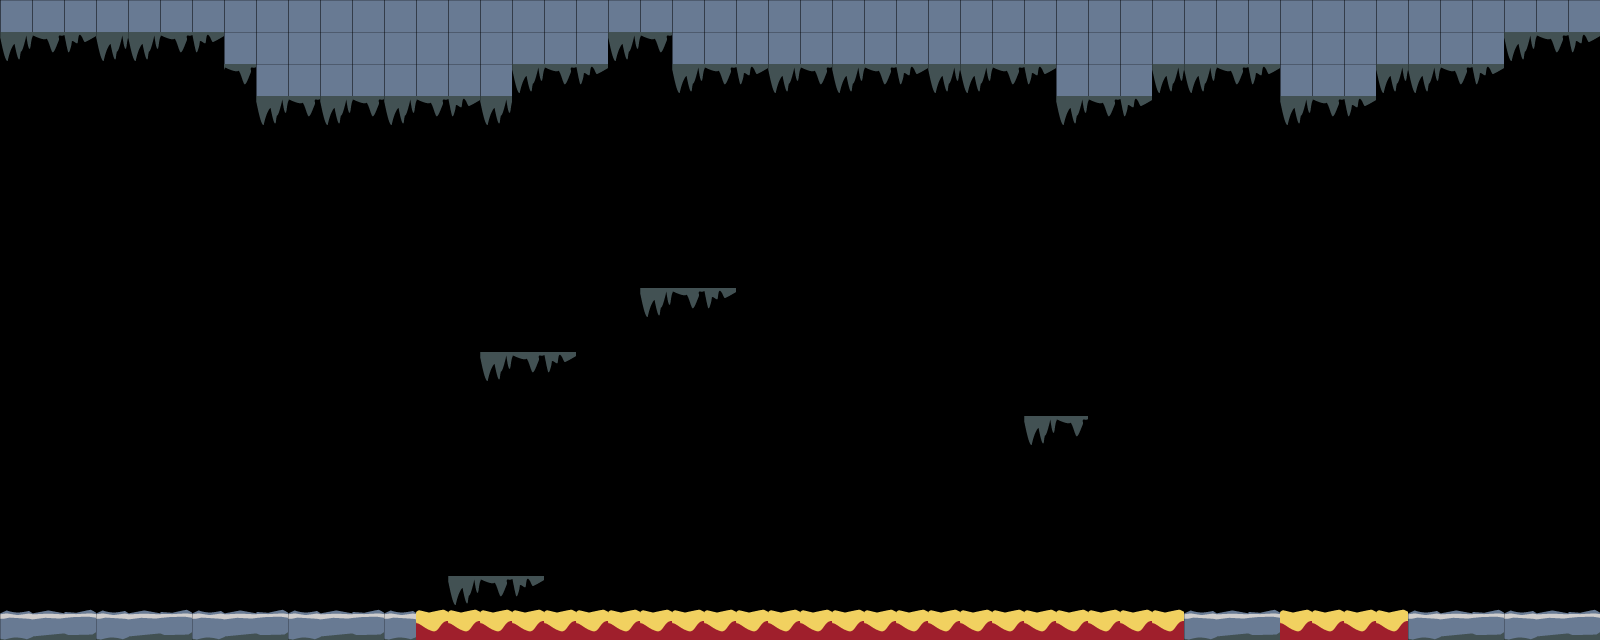

Rendered tile map (Tiled .tmx) drawn with the repository's tilesets; below, a short description and the map source with its tile grids summarised:
An orthogonal 50x20 tile map with 32x32 px tiles, 1 tile layer (background) and 23 objects (6x e_bat_lr, 4x platform, 2x e_rostro, e_hueco, mainPlayer, ...).

<map version="1.0" orientation="orthogonal" renderorder="right-down" width="50" height="20" tilewidth="32" tileheight="32" backgroundcolor="#000000" nextobjectid="148">
 <tileset firstgid="1" name="stage" tilewidth="32" tileheight="32">
  <image source="../img/map/tiles.png" width="640" height="224" />
  <tile id="6">
   <animation>
    <frame tileid="4" duration="300" />
    <frame tileid="5" duration="300" />
    <frame tileid="6" duration="300" />
   </animation>
  </tile>
 </tileset>
 <layer name="background" width="50" height="20">
  <data>[1000 cells, 213 non-empty, 8 distinct tile ids]</data>
 </layer>
 <objectgroup color="#ff0000" name="collision">
  <object id="69" type="platform" x="448.062" y="576.608" width="91.3333" height="30.6667" />
  <object id="73" x="9.48485" y="621.97" width="404.181" height="57.3333" />
  <object id="97" x="-67.3029" y="5.45458" width="70.728" height="662.79" />
  <object id="115" x="576" y="450" width="100" height="100">
   <ellipse />
  </object>
  <object id="120" type="platform" x="480.333" y="353.667" width="90" height="29.3333" />
  <object id="121" type="platform" x="641" y="289.333" width="90" height="29.3333" />
  <object id="122" x="800" y="225.667" width="100" height="100">
   <ellipse />
  </object>
  <object id="128" x="1020.33" y="417.333" width="64.6667" height="30.6666" />
  <object id="129" x="1407.3" y="622.273" width="189.029" height="60.3636" />
  <object id="130" x="1180.82" y="622.152" width="101.029" height="56.3636" />
  <object id="137" x="1588.88" y="-46.5465" width="70.728" height="662.79" />
 </objectgroup>
 <objectgroup color="#000000" name="hueco">
  <object id="132" name="e_hueco" x="-65.1515" y="725.758" width="1900" height="190.909" />
 </objectgroup>
 <objectgroup color="#00ff00" name="player">
  <object id="1" name="mainPlayer" x="43.64" y="492.97" width="77.4545" height="54.9091">
   <properties>
    <property name="image" value="gripe_run_right" />
    <property name="spritewidth" value="64" />
   </properties>
  </object>
 </objectgroup>
 <objectgroup color="#ffff00" name="warps">
  <object id="134" name="me.LevelEntity" type="platform" x="1507" y="455" width="48" height="48">
   <properties>
    <property name="duration" value="250" />
    <property name="fade" value="#000000" />
    <property name="to" value="area01" />
   </properties>
  </object>
 </objectgroup>
 <objectgroup name="objetos">
  <object id="135" name="e_virtud" x="1506.33" y="453.333" width="32" height="32" />
  <object id="146" name="e_rostro" x="566" y="440" width="120" height="120">
   <ellipse />
  </object>
  <object id="147" name="e_rostro" x="790" y="215" width="120" height="120">
   <ellipse />
  </object>
 </objectgroup>
 <objectgroup color="#ff5500" name="enemigos">
  <object id="138" name="e_bat_lr" x="1086" y="196" width="376" height="38" />
  <object id="141" name="e_bat_lr" x="149" y="191" width="470" height="48" />
  <object id="142" name="e_bat_lr" x="599" y="328" width="866" height="28" />
  <object id="143" name="e_bat_lr" x="265" y="482" width="872" height="30" />
  <object id="144" name="e_bat_lr" x="1100" y="547" width="458" height="44" />
  <object id="145" name="e_bat_lr" x="705" y="134" width="306" height="56" />
 </objectgroup>
</map>